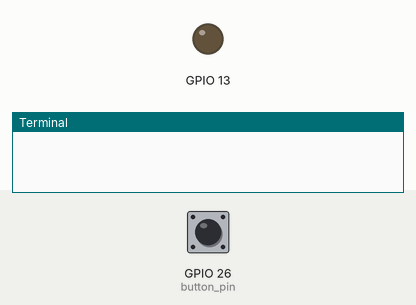
This program was run on a simulated Raspberry Pi (BCM pin numbers). On the bench: output pins drawn as LEDs (lit = HIGH), the last lines printed to the terminal. Dashed ring = blinking. The inputs (shaded band) are chosen by the test bench; at power-on: GPIO 26 (button_pin) HIGH.

Above: at 1.2 s.
1.3 s: GPIO 26 (button_pin) pulled LOW for 0.15 s
At 1.55 s:
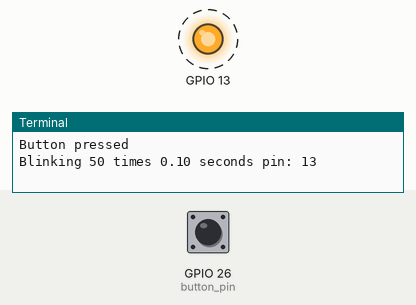
Timing chart, 0 to 10.3 s (numbered marks = the images above; inputs shaded):
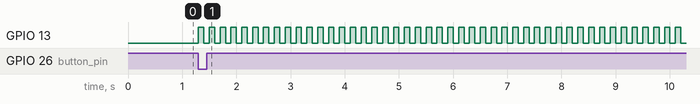

The program:

led_button.py
```python
import RPi.GPIO as GPIO
import time

def Blink(numTimes, speed, pin):
    print('Blinking %i times %.2f seconds pin: %i' % (numTimes, speed, pin))
    for i in range(numTimes):
        GPIO.setmode(GPIO.BCM)
        GPIO.setup(pin, GPIO.OUT)
        GPIO.output(pin, GPIO.HIGH)
        time.sleep(speed)
        GPIO.output(pin, GPIO.LOW)
        time.sleep(speed)

button_pin = 26
led_pin = 13

GPIO.setmode(GPIO.BCM)
GPIO.setup(button_pin, GPIO.IN, pull_up_down=GPIO.PUD_UP)


while True:
    try:
        input_state = GPIO.input(button_pin)
        if input_state == False:
            print('Button pressed')
            Blink(50, .1, led_pin)
            time.sleep(0.2)
    except KeyboardInterrupt:                 # Clean up GPIO
        print('Shutting down...')             # before shutting down
        GPIO.cleanup()
```

Measured:
- after the input at 1.3 s, GPIO 13: alternates HIGH for 0.10 s and LOW for 0.10 s, starting at once
